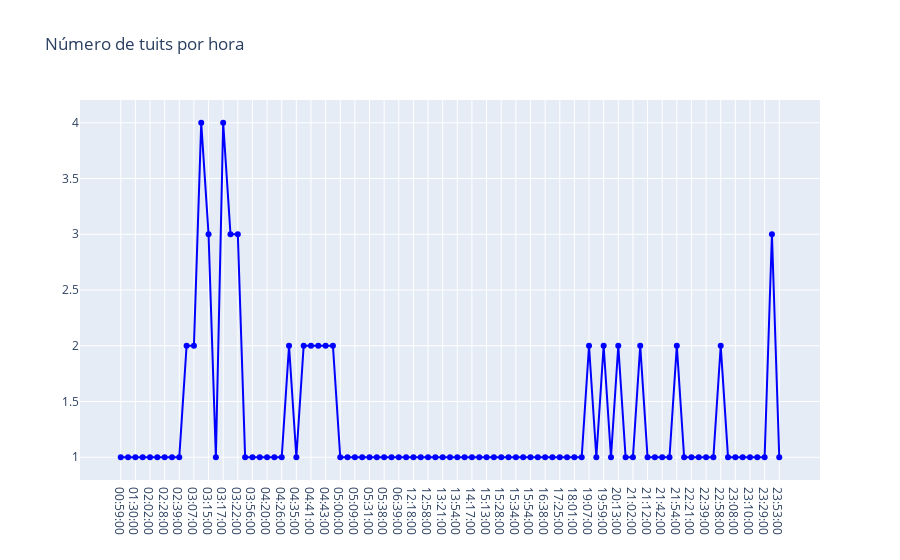

This figure's notebook cell:
### Code cell
trace = go.Scatter(x=temp.hora.values,
                   y=temp.cnt.values,
                   text=[f"Fecha: {f}<br>Tuits: {c}" for f,c in zip(temp.hora.values,temp.cnt.values)],
                   hoverinfo='text',
                   mode='lines+markers',
                   name='Horas',
                   line={'color': 'blue'})

layout = go.Layout(title="Número de tuits por hora")

fig = go.Figure(data=[trace], layout=layout)
iplot(fig)

### Figure 1 — Plotly figure (JSON) as saved in the notebook; plotly's stock layout.template omitted (floating-point values rounded to 4 significant figures)
{"data": [{"hoverinfo": "text", "line": {"color": "blue"}, "mode": "lines+markers", "name": "Horas", "text": ["Fecha: 00:59:00<br>Tuits: 1", "Fecha: 01:19:00<br>Tuits: 1", "Fecha: 01:30:00<br>Tuits: 1", "Fecha: 01:57:00<br>Tuits: 1", "Fecha: 02:02:00<br>Tuits: 1", "Fecha: 02:18:00<br>Tuits: 1", "Fecha: 02:28:00<br>Tuits: 1", "Fecha: 02:37:00<br>Tuits: 1", "Fecha: 02:39:00<br>Tuits: 1", "Fecha: 02:43:00<br>Tuits: 2", "Fecha: 03:07:00<br>Tuits: 2", "Fecha: 03:14:00<br>Tuits: 4", "Fecha: 03:15:00<br>Tuits: 3", "Fecha: 03:16:00<br>Tuits: 1", "Fecha: 03:17:00<br>Tuits: 4", "Fecha: 03:19:00<br>Tuits: 3", "Fecha: 03:22:00<br>Tuits: 3", "Fecha: 03:24:00<br>Tuits: 1", "Fecha: 03:56:00<br>Tuits: 1", "Fecha: 04:16:00<br>Tuits: 1", "Fecha: 04:20:00<br>Tuits: 1", "Fecha: 04:24:00<br>Tuits: 1", "Fecha: 04:26:00<br>Tuits: 1", "Fecha: 04:27:00<br>Tuits: 2", "Fecha: 04:35:00<br>Tuits: 1", "Fecha: 04:40:00<br>Tuits: 2", "Fecha: 04:41:00<br>Tuits: 2", "Fecha: 04:42:00<br>Tuits: 2", "Fecha: 04:43:00<br>Tuits: 2", "Fecha: 04:59:00<br>Tuits: 2", "Fecha: 05:00:00<br>Tuits: 1", "Fecha: 05:02:00<br>Tuits: 1", "Fecha: 05:09:00<br>Tuits: 1", "Fecha: 05:22:00<br>Tuits: 1", "Fecha: 05:31:00<br>Tuits: 1", "Fecha: 05:32:00<br>Tuits: 1", "Fecha: 05:38:00<br>Tuits: 1", "Fecha: 05:57:00<br>Tuits: 1", "Fecha: 06:39:00<br>Tuits: 1", "Fecha: 12:04:00<br>Tuits: 1", "Fecha: 12:18:00<br>Tuits: 1", "Fecha: 12:23:00<br>Tuits: 1", "Fecha: 12:58:00<br>Tuits: 1", "Fecha: 13:19:00<br>Tuits: 1", "Fecha: 13:21:00<br>Tuits: 1", "Fecha: 13:27:00<br>Tuits: 1", "Fecha: 13:54:00<br>Tuits: 1", "Fecha: 13:59:00<br>Tuits: 1", "Fecha: 14:17:00<br>Tuits: 1", "Fecha: 14:23:00<br>Tuits: 1", "Fecha: 15:13:00<br>Tuits: 1", "Fecha: 15:20:00<br>Tuits: 1", "Fecha: 15:28:00<br>Tuits: 1", "Fecha: 15:30:00<br>Tuits: 1", "Fecha: 15:34:00<br>Tuits: 1", "Fecha: 15:53:00<br>Tuits: 1", "Fecha: 15:54:00<br>Tuits: 1", "Fecha: 16:00:00<br>Tuits: 1", "Fecha: 16:38:00<br>Tuits: 1", "Fecha: 16:44:00<br>Tuits: 1", "Fecha: 17:25:00<br>Tuits: 1", "Fecha: 17:43:00<br>Tuits: 1", "Fecha: 18:01:00<br>Tuits: 1", "Fecha: 18:54:00<br>Tuits: 1", "Fecha: 19:07:00<br>Tuits: 2", "Fecha: 19:54:00<br>Tuits: 1", "Fecha: 19:59:00<br>Tuits: 2", "Fecha: 20:04:00<br>Tuits: 1", "Fecha: 20:13:00<br>Tuits: 2", "Fecha: 20:26:00<br>Tuits: 1", "Fecha: 21:02:00<br>Tuits: 1", "Fecha: 21:05:00<br>Tuits: 2", "Fecha: 21:12:00<br>Tuits: 1", "Fecha: 21:22:00<br>Tuits: 1", "Fecha: 21:42:00<br>Tuits: 1", "Fecha: 21:51:00<br>Tuits: 1", "Fecha: 21:54:00<br>Tuits: 2", "Fecha: 22:01:00<br>Tuits: 1", "Fecha: 22:21:00<br>Tuits: 1", "Fecha: 22:38:00<br>Tuits: 1", "Fecha: 22:39:00<br>Tuits: 1", "Fecha: 22:44:00<br>Tuits: 1", "Fecha: 22:58:00<br>Tuits: 2", "Fecha: 22:59:00<br>Tuits: 1", "Fecha: 23:08:00<br>Tuits: 1", "Fecha: 23:09:00<br>Tuits: 1", "Fecha: 23:10:00<br>Tuits: 1", "Fecha: 23:11:00<br>Tuits: 1", "Fecha: 23:29:00<br>Tuits: 1", "Fecha: 23:40:00<br>Tuits: 3", "Fecha: 23:53:00<br>Tuits: 1"], "type": "scatter", "x": ["00:59:00", "01:19:00", "01:30:00", "01:57:00", "02:02:00", "02:18:00", "02:28:00", "02:37:00", "02:39:00", "02:43:00", "03:07:00", "03:14:00", "03:15:00", "03:16:00", "03:17:00", "03:19:00", "03:22:00", "03:24:00", "03:56:00", "04:16:00", "04:20:00", "04:24:00", "04:26:00", "04:27:00", "04:35:00", "04:40:00", "04:41:00", "04:42:00", "04:43:00", "04:59:00", "05:00:00", "05:02:00", "05:09:00", "05:22:00", "05:31:00", "05:32:00", "05:38:00", "05:57:00", "06:39:00", "12:04:00", "12:18:00", "12:23:00", "12:58:00", "13:19:00", "13:21:00", "13:27:00", "13:54:00", "13:59:00", "14:17:00", "14:23:00", "15:13:00", "15:20:00", "15:28:00", "15:30:00", "15:34:00", "15:53:00", "15:54:00", "16:00:00", "16:38:00", "16:44:00", "17:25:00", "17:43:00", "18:01:00", "18:54:00", "19:07:00", "19:54:00", "19:59:00", "20:04:00", "20:13:00", "20:26:00", "21:02:00", "21:05:00", "21:12:00", "21:22:00", "21:42:00", "21:51:00", "21:54:00", "22:01:00", "22:21:00", "22:38:00", "22:39:00", "22:44:00", "22:58:00", "22:59:00", "23:08:00", "23:09:00", "23:10:00", "23:11:00", "23:29:00", "23:40:00", "23:53:00"], "y": [1, 1, 1, 1, 1, 1, 1, 1, 1, 2, 2, 4, 3, 1, 4, 3, 3, 1, 1, 1, 1, 1, 1, 2, 1, 2, 2, 2, 2, 2, 1, 1, 1, 1, 1, 1, 1, 1, 1, 1, 1, 1, 1, 1, 1, 1, 1, 1, 1, 1, 1, 1, 1, 1, 1, 1, 1, 1, 1, 1, 1, 1, 1, 1, 2, 1, 2, 1, 2, 1, 1, 2, 1, 1, 1, 1, 2, 1, 1, 1, 1, 1, 2, 1, 1, 1, 1, 1, 1, 3, 1]}], "layout": {"title": {"text": "Número de tuits por hora"}}}
